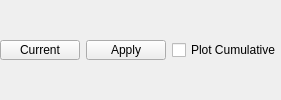
             <widget class="QFrame" name="frame_2">
              <property name="maximumSize">
               <size>
                <width>300</width>
                <height>16777215</height>
               </size>
              </property>
              <property name="frameShape">
               <enum>QFrame::NoFrame</enum>
              </property>
              <property name="frameShadow">
               <enum>QFrame::Plain</enum>
              </property>
              <layout class="QGridLayout" name="gridLayout_36">
               <property name="margin">
                <number>0</number>
               </property>
               <item row="0" column="0">
                <layout class="QHBoxLayout" name="horizontalLayout_21">
                 <item>
                  <widget class="QPushButton" name="pushButton_id_current">
                   <property name="maximumSize">
                    <size>
                     <width>16777215</width>
                     <height>20</height>
                    </size>
                   </property>
                   <property name="text">
                    <string>Current</string>
                   </property>
                  </widget>
                 </item>
                 <item>
                  <widget class="QPushButton" name="pushButton_id_apply">
                   <property name="maximumSize">
                    <size>
                     <width>16777215</width>
                     <height>20</height>
                    </size>
                   </property>
                   <property name="text">
                    <string>Apply</string>
                   </property>
                  </widget>
                 </item>
                 <item>
                  <widget class="QCheckBox" name="checkBox_id_plot_cumulative">
                   <property name="maximumSize">
                    <size>
                     <width>16777215</width>
                     <height>20</height>
                    </size>
                   </property>
                   <property name="text">
                    <string>Plot Cumulative</string>
                   </property>
                  </widget>
                 </item>
                </layout>
               </item>
              </layout>
             </widget>
